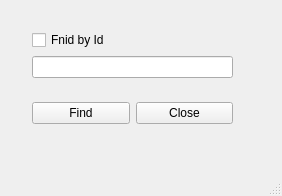
<?xml version="1.0" encoding="UTF-8"?>
<ui version="4.0">
 <class>MainWindow</class>
 <widget class="QMainWindow" name="MainWindow">
  <property name="geometry">
   <rect>
    <x>0</x>
    <y>0</y>
    <width>282</width>
    <height>196</height>
   </rect>
  </property>
  <property name="windowTitle">
   <string>MainWindow</string>
  </property>
  <widget class="QWidget" name="centralwidget">
   <widget class="QWidget" name="">
    <property name="geometry">
     <rect>
      <x>32</x>
      <y>12</y>
      <width>201</width>
      <height>131</height>
     </rect>
    </property>
    <layout class="QVBoxLayout" name="verticalLayout_2">
     <item>
      <layout class="QVBoxLayout" name="verticalLayout">
       <item>
        <widget class="QCheckBox" name="findChBox">
         <property name="text">
          <string>Fnid by Id</string>
         </property>
        </widget>
       </item>
       <item>
        <widget class="QLineEdit" name="proLineEdit"/>
       </item>
      </layout>
     </item>
     <item>
      <layout class="QHBoxLayout" name="horizontalLayout">
       <item>
        <widget class="QPushButton" name="findBtn">
         <property name="text">
          <string>Find</string>
         </property>
        </widget>
       </item>
       <item>
        <widget class="QPushButton" name="closeBtn">
         <property name="text">
          <string>Close</string>
         </property>
        </widget>
       </item>
      </layout>
     </item>
    </layout>
   </widget>
  </widget>
  <widget class="QStatusBar" name="statusbar"/>
  <widget class="QMenuBar" name="menubar">
   <property name="geometry">
    <rect>
     <x>0</x>
     <y>0</y>
     <width>282</width>
     <height>21</height>
    </rect>
   </property>
  </widget>
 </widget>
 <resources/>
 <connections/>
</ui>
